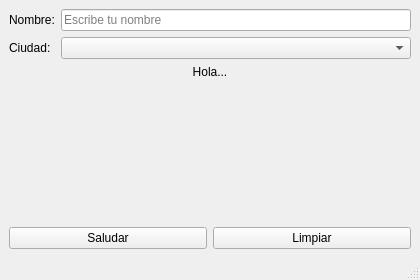
<?xml version="1.0" encoding="UTF-8"?>
<ui version="4.0">
 <class>MainWindow</class>
 <widget class="QMainWindow" name="MainWindow">
  <property name="geometry">
   <rect>
    <x>0</x>
    <y>0</y>
    <width>420</width>
    <height>280</height>
   </rect>
  </property>
  <property name="windowTitle">
   <string>Señales y slots</string>
  </property>
  <widget class="QWidget" name="centralwidget">
   <layout class="QVBoxLayout" name="vlPrincipal">
    <item>
     <layout class="QFormLayout" name="formDatos">
      <item row="0" column="0">
       <widget class="QLabel" name="lblNombre">
        <property name="text">
         <string>Nombre:</string>
        </property>
       </widget>
      </item>
      <item row="0" column="1">
       <widget class="QLineEdit" name="editNombre">
        <property name="placeholderText">
         <string>Escribe tu nombre</string>
        </property>
       </widget>
      </item>
      <item row="1" column="0">
       <widget class="QLabel" name="lblCiudad">
        <property name="text">
         <string>Ciudad:</string>
        </property>
       </widget>
      </item>
      <item row="1" column="1">
       <widget class="QComboBox" name="comboCiudad"/>
      </item>
     </layout>
    </item>
    <item>
     <widget class="QLabel" name="lblSaludo">
      <property name="text">
       <string>Hola...</string>
      </property>
      <property name="alignment">
       <set>Qt::AlignmentFlag::AlignCenter</set>
      </property>
     </widget>
    </item>
    <item>
     <spacer name="verticalSpacer">
      <property name="orientation">
       <enum>Qt::Orientation::Vertical</enum>
      </property>
      <property name="sizeHint" stdset="0">
       <size>
        <width>20</width>
        <height>40</height>
       </size>
      </property>
     </spacer>
    </item>
    <item>
     <layout class="QHBoxLayout" name="hlBotones">
      <item>
       <widget class="QPushButton" name="btnSaludar">
        <property name="text">
         <string>Saludar</string>
        </property>
       </widget>
      </item>
      <item>
       <widget class="QPushButton" name="btnLimpiar">
        <property name="text">
         <string>Limpiar</string>
        </property>
       </widget>
      </item>
     </layout>
    </item>
   </layout>
  </widget>
  <widget class="QMenuBar" name="menubar">
   <property name="geometry">
    <rect>
     <x>0</x>
     <y>0</y>
     <width>420</width>
     <height>22</height>
    </rect>
   </property>
  </widget>
  <widget class="QStatusBar" name="statusbar"/>
 </widget>
 <resources/>
 <connections/>
</ui>
